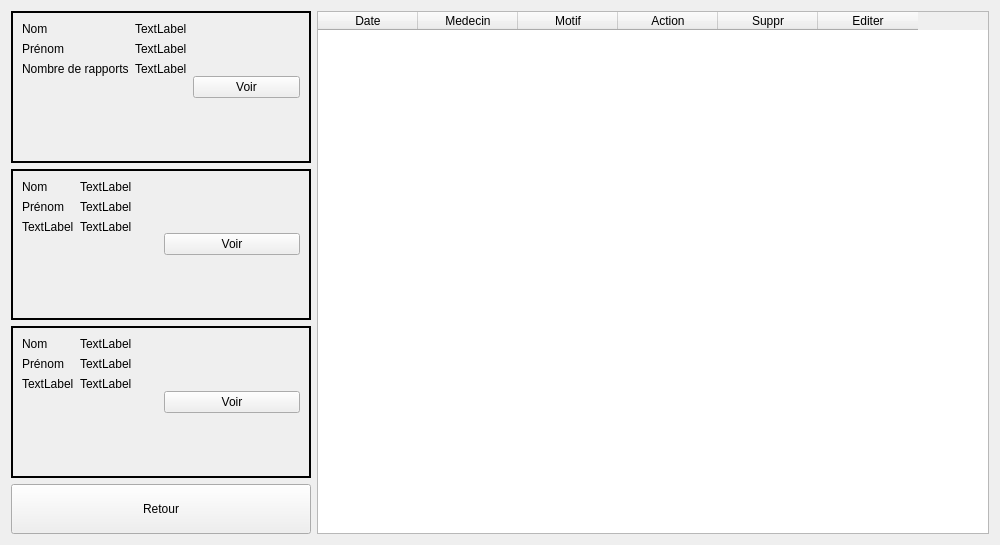
<?xml version="1.0" encoding="UTF-8"?>
<ui version="4.0">
 <class>Form</class>
 <widget class="QWidget" name="Form">
  <property name="geometry">
   <rect>
    <x>0</x>
    <y>0</y>
    <width>1000</width>
    <height>545</height>
   </rect>
  </property>
  <property name="minimumSize">
   <size>
    <width>1000</width>
    <height>545</height>
   </size>
  </property>
  <property name="maximumSize">
   <size>
    <width>1000</width>
    <height>545</height>
   </size>
  </property>
  <property name="windowTitle">
   <string>Form</string>
  </property>
  <layout class="QHBoxLayout" name="horizontalLayout">
   <item>
    <layout class="QVBoxLayout" name="verticalLayout">
     <item>
      <widget class="QFrame" name="frame">
       <property name="minimumSize">
        <size>
         <width>300</width>
         <height>150</height>
        </size>
       </property>
       <property name="baseSize">
        <size>
         <width>300</width>
         <height>100</height>
        </size>
       </property>
       <property name="inputMethodHints">
        <set>Qt::ImhNone</set>
       </property>
       <property name="frameShape">
        <enum>QFrame::Panel</enum>
       </property>
       <property name="lineWidth">
        <number>2</number>
       </property>
       <layout class="QHBoxLayout" name="horizontalLayout_3">
        <item>
         <layout class="QFormLayout" name="formLayout_3">
          <item row="0" column="0">
           <widget class="QLabel" name="admin_vis1_label_nom">
            <property name="text">
             <string>Nom</string>
            </property>
           </widget>
          </item>
          <item row="0" column="1">
           <widget class="QLabel" name="admin_vis1_nom">
            <property name="text">
             <string>TextLabel</string>
            </property>
           </widget>
          </item>
          <item row="1" column="0">
           <widget class="QLabel" name="label_15">
            <property name="text">
             <string>Prénom</string>
            </property>
           </widget>
          </item>
          <item row="1" column="1">
           <widget class="QLabel" name="admin_vis1_prenom">
            <property name="text">
             <string>TextLabel</string>
            </property>
           </widget>
          </item>
          <item row="2" column="0">
           <widget class="QLabel" name="label_17">
            <property name="text">
             <string>Nombre de rapports</string>
            </property>
           </widget>
          </item>
          <item row="2" column="1">
           <widget class="QLabel" name="admin_vis1_count">
            <property name="text">
             <string>TextLabel</string>
            </property>
           </widget>
          </item>
         </layout>
        </item>
        <item>
         <widget class="QPushButton" name="admin_boutton_vis1">
          <property name="styleSheet">
           <string notr="true"/>
          </property>
          <property name="text">
           <string>Voir</string>
          </property>
         </widget>
        </item>
       </layout>
      </widget>
     </item>
     <item>
      <widget class="QFrame" name="frame_2">
       <property name="minimumSize">
        <size>
         <width>300</width>
         <height>150</height>
        </size>
       </property>
       <property name="inputMethodHints">
        <set>Qt::ImhNone</set>
       </property>
       <property name="frameShape">
        <enum>QFrame::Panel</enum>
       </property>
       <property name="lineWidth">
        <number>2</number>
       </property>
       <layout class="QHBoxLayout" name="horizontalLayout_4">
        <item>
         <layout class="QFormLayout" name="formLayout_2">
          <item row="0" column="0">
           <widget class="QLabel" name="label_7">
            <property name="text">
             <string>Nom</string>
            </property>
           </widget>
          </item>
          <item row="0" column="1">
           <widget class="QLabel" name="admin_vis2_nom">
            <property name="text">
             <string>TextLabel</string>
            </property>
           </widget>
          </item>
          <item row="1" column="0">
           <widget class="QLabel" name="label_9">
            <property name="text">
             <string>Prénom</string>
            </property>
           </widget>
          </item>
          <item row="1" column="1">
           <widget class="QLabel" name="admin_vis2_prenom">
            <property name="text">
             <string>TextLabel</string>
            </property>
           </widget>
          </item>
          <item row="2" column="0">
           <widget class="QLabel" name="label_11">
            <property name="text">
             <string>TextLabel</string>
            </property>
           </widget>
          </item>
          <item row="2" column="1">
           <widget class="QLabel" name="admin_vis2_count">
            <property name="text">
             <string>TextLabel</string>
            </property>
           </widget>
          </item>
         </layout>
        </item>
        <item>
         <widget class="QPushButton" name="admin_boutton_vis2">
          <property name="text">
           <string>Voir</string>
          </property>
         </widget>
        </item>
       </layout>
      </widget>
     </item>
     <item>
      <widget class="QFrame" name="frame_3">
       <property name="minimumSize">
        <size>
         <width>300</width>
         <height>150</height>
        </size>
       </property>
       <property name="inputMethodHints">
        <set>Qt::ImhNone</set>
       </property>
       <property name="frameShape">
        <enum>QFrame::Panel</enum>
       </property>
       <property name="frameShadow">
        <enum>QFrame::Plain</enum>
       </property>
       <property name="lineWidth">
        <number>2</number>
       </property>
       <layout class="QHBoxLayout" name="horizontalLayout_2">
        <item>
         <layout class="QFormLayout" name="formLayout">
          <item row="0" column="0">
           <widget class="QLabel" name="label">
            <property name="text">
             <string>Nom</string>
            </property>
           </widget>
          </item>
          <item row="0" column="1">
           <widget class="QLabel" name="admin_vis3_nom">
            <property name="text">
             <string>TextLabel</string>
            </property>
           </widget>
          </item>
          <item row="1" column="0">
           <widget class="QLabel" name="label_3">
            <property name="text">
             <string>Prénom</string>
            </property>
           </widget>
          </item>
          <item row="1" column="1">
           <widget class="QLabel" name="admin_vis3_prenom">
            <property name="text">
             <string>TextLabel</string>
            </property>
           </widget>
          </item>
          <item row="2" column="0">
           <widget class="QLabel" name="label_5">
            <property name="text">
             <string>TextLabel</string>
            </property>
           </widget>
          </item>
          <item row="2" column="1">
           <widget class="QLabel" name="admin_vis3_count">
            <property name="text">
             <string>TextLabel</string>
            </property>
           </widget>
          </item>
         </layout>
        </item>
        <item>
         <widget class="QPushButton" name="admin_boutton_vis3">
          <property name="text">
           <string>Voir</string>
          </property>
         </widget>
        </item>
       </layout>
      </widget>
     </item>
     <item>
      <widget class="QPushButton" name="admin_to_index">
       <property name="minimumSize">
        <size>
         <width>0</width>
         <height>50</height>
        </size>
       </property>
       <property name="text">
        <string>Retour</string>
       </property>
      </widget>
     </item>
    </layout>
   </item>
   <item>
    <widget class="QTableWidget" name="admin_tableau_rapports">
     <property name="maximumSize">
      <size>
       <width>16777215</width>
       <height>16777215</height>
      </size>
     </property>
     <column>
      <property name="text">
       <string>Date</string>
      </property>
     </column>
     <column>
      <property name="text">
       <string>Medecin</string>
      </property>
     </column>
     <column>
      <property name="text">
       <string>Motif</string>
      </property>
     </column>
     <column>
      <property name="text">
       <string>Action</string>
      </property>
     </column>
     <column>
      <property name="text">
       <string>Suppr</string>
      </property>
     </column>
     <column>
      <property name="text">
       <string>Editer</string>
      </property>
     </column>
    </widget>
   </item>
  </layout>
 </widget>
 <resources>
  <include location="ressources.qrc"/>
 </resources>
 <connections/>
</ui>
